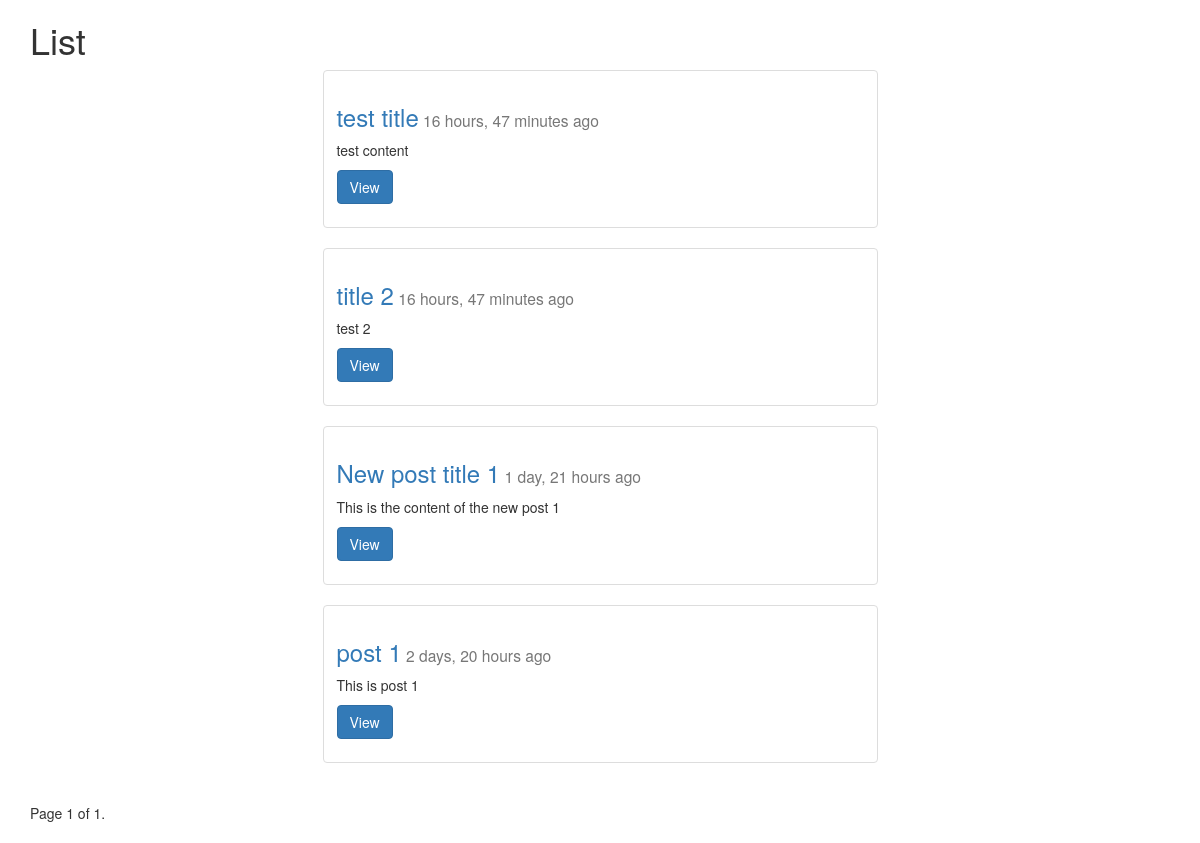
The page /posts/list/ on the database as committed earlier.
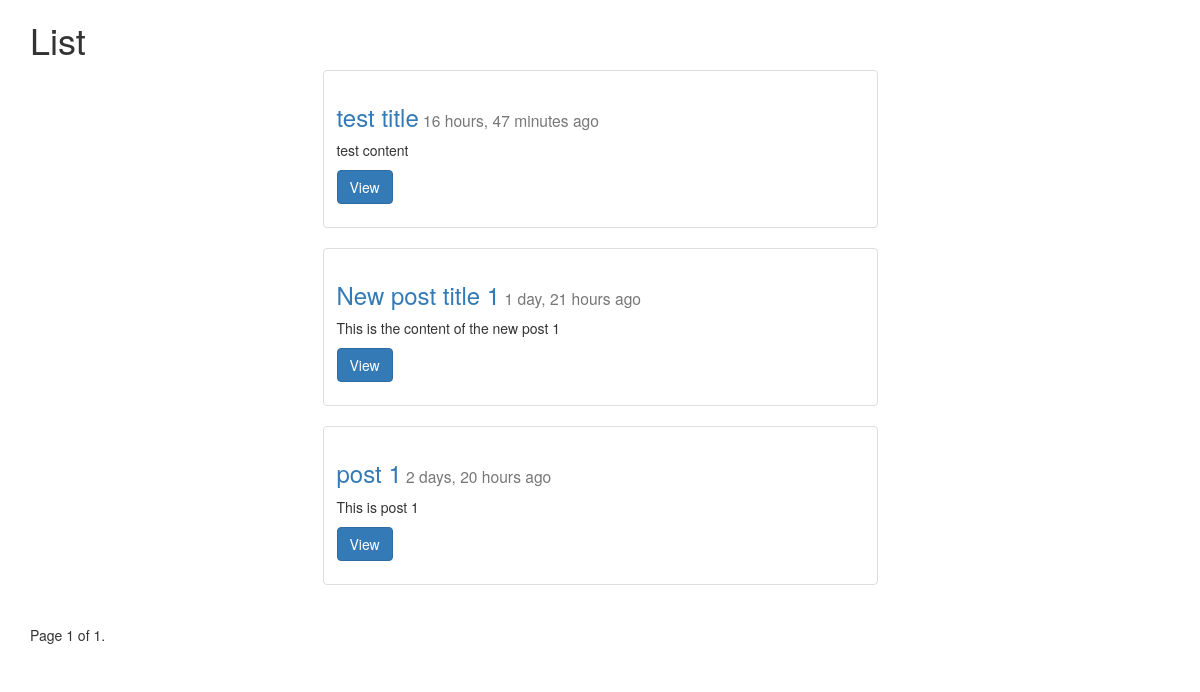
The same page on the database as committed later.
### posts/models.py (models this page shows, shortened)
class Post(models.Model):
    title = models.CharField(max_length=255)
    image = models.ImageField(null=True, blank=True, upload_to="post_images")
    content = models.TextField()
    updated = models.DateTimeField(auto_now=True, auto_now_add=False)
    timestamp = models.DateTimeField(auto_now=False, auto_now_add=True)
    def get_absolute_url(self):
        return reverse("posts:detail", kwargs={"post_id": self.id})
    class Meta:
    	ordering = ["-timestamp", "-updated"]

### posts/views.py (the view)
def post_list(request):
    object_list = Post.objects.all() #.order_by("-timestamp","-updated")
    paginator = Paginator(object_list, 5) # Show 5 contacts per page
    page = request.GET.get('page')
    try:
        objects = paginator.page(page)
    except PageNotAnInteger:
        objects = paginator.page(1)
    except EmptyPage:
        objects = paginator.page(paginator.num_pages)
    context = {
    "object_list": objects,
    "title": "List",
    "user": request.user
    }
    return render(request, 'post_list.html', context)

### posts/templates/post_list.html (shortened to what this page needs)
{% extends "base.html" %}
{% block content %}
    <h1>{{title}}</h1>
    <div class="row">
    {% for object in object_list %}
        <div class="col-sm-6 col-sm-offset-3">
            <div class="thumbnail">
    <div class="caption">
        <h3><a href="{{ object.get_absolute_url }}">{{object.title}}</a><small> {{object.timestamp|timesince }} ago</small></h3>
        <p>{{object.content|linebreaks|truncatechars:100}}</p>
        <p><a href="{{ object.get_absolute_url }}" class="btn btn-primary" role="button">View</a></p>
    </div>
</div>
        </div>
    {% endfor %}
    </div>
    <div class="pagination">
        <span class="step-links">
            <span class="current">
                Page {{ object_list.number }} of {{ object_list.paginator.num_pages }}.
            </span>
        </span>
    </div>
{% endblock content %}

Rows that differ between the two databases and show on the page:
removed Post: title "title 2", timestamp "16 hours, 47 minutes", content "test 2"
